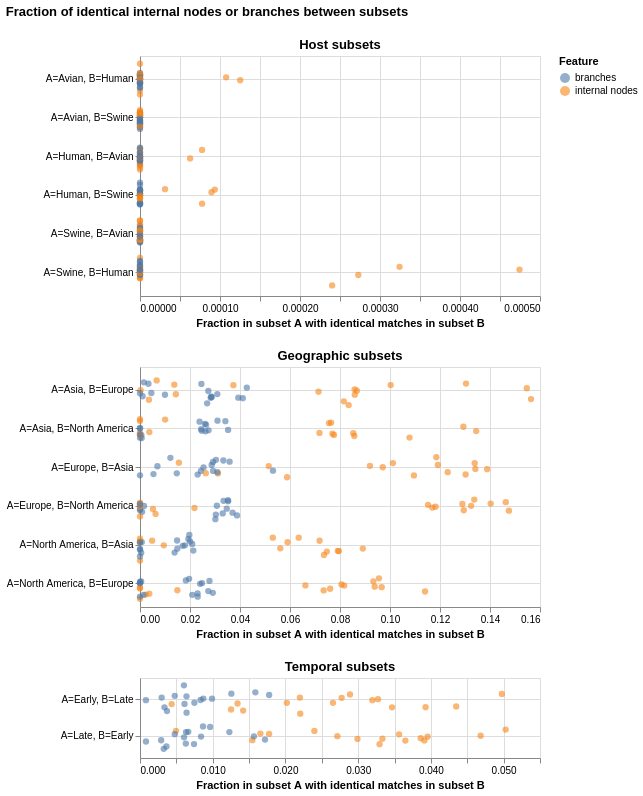

The notebook cell this image was saved under:
### Markdown cell above
## Swarm plots of overlap fractions by subset pair

### Code cell
# Melt so frac_a_shared and frac_b_shared become rows
melted = overlap_df.melt(
    id_vars=['subset_type', 'segment', 'subtype', 'subset_a', 'subset_b', 'feature'],
    value_vars=['frac_a_shared', 'frac_b_shared'],
    var_name='direction',
    value_name='fraction_shared',
)
melted['label'] = melted.apply(
    lambda r: f"A={r['subset_a']}, B={r['subset_b']}"
    if r['direction'] == 'frac_a_shared'
    else f"A={r['subset_b']}, B={r['subset_a']}",
    axis=1,
)

charts = []
for subset_type in overlap_df['subset_type'].unique():
    sub = melted[melted['subset_type'] == subset_type]

    chart = (
        alt.Chart(sub, title=f'{subset_type} subsets')
        .mark_circle(size=40, opacity=0.6)
        .encode(
            x=alt.X('fraction_shared:Q', title='Fraction in subset A with identical matches in subset B'),
            y=alt.Y('label:N', title=None, axis=alt.Axis(grid=True)),
            color=alt.Color('feature:N', title='Feature'),
            tooltip=[
                alt.Tooltip('segment:N'),
                alt.Tooltip('subtype:N'),
                alt.Tooltip('feature:N'),
                alt.Tooltip('fraction_shared:Q', format='.4f'),
                alt.Tooltip('label:N', title='comparison'),
            ],
            yOffset='jitter:Q',
        )
        .transform_calculate(jitter='sqrt(-2*log(random()))*cos(2*PI*random())')
        .properties(width=400, height=40 * sub['label'].nunique())
    )
    charts.append(chart)

swarm_chart = alt.vconcat(
    *charts,
    title=alt.TitleParams(
        text='Fraction of identical internal nodes or branches between subsets',
        offset=20,
    ),
).resolve_scale(color='shared')

swarm_chart.save('../results/figures/subset_pcp_overlap_swarm.png', ppi=300)
swarm_chart

### Figure 1 — Vega-Lite specification as saved in the notebook (floating-point values rounded to 4 significant figures; data arrays with more than 128 entries replaced by an {"elided": "..."} marker saying what was removed)
{"config": {"view": {"continuousWidth": 300, "continuousHeight": 300}}, "vconcat": [{"data": {"name": "data-7679b70df76cd9b98c132b4d68d71660"}, "mark": {"type": "circle", "opacity": 0.6, "size": 40}, "encoding": {"color": {"field": "feature", "title": "Feature", "type": "nominal"}, "tooltip": [{"field": "segment", "type": "nominal"}, {"field": "subtype", "type": "nominal"}, {"field": "feature", "type": "nominal"}, {"field": "fraction_shared", "format": ".4f", "type": "quantitative"}, {"field": "label", "title": "comparison", "type": "nominal"}], "x": {"field": "fraction_shared", "title": "Fraction in subset A with identical matches in subset B", "type": "quantitative"}, "y": {"axis": {"grid": true}, "field": "label", "title": null, "type": "nominal"}, "yOffset": {"field": "jitter", "type": "quantitative"}}, "height": 240, "title": "Host subsets", "transform": [{"calculate": "sqrt(-2*log(random()))*cos(2*PI*random())", "as": "jitter"}], "width": 400}, {"data": {"name": "data-fd551b4482b4e8acd388629b7cc9372b"}, "mark": {"type": "circle", "opacity": 0.6, "size": 40}, "encoding": {"color": {"field": "feature", "title": "Feature", "type": "nominal"}, "tooltip": [{"field": "segment", "type": "nominal"}, {"field": "subtype", "type": "nominal"}, {"field": "feature", "type": "nominal"}, {"field": "fraction_shared", "format": ".4f", "type": "quantitative"}, {"field": "label", "title": "comparison", "type": "nominal"}], "x": {"field": "fraction_shared", "title": "Fraction in subset A with identical matches in subset B", "type": "quantitative"}, "y": {"axis": {"grid": true}, "field": "label", "title": null, "type": "nominal"}, "yOffset": {"field": "jitter", "type": "quantitative"}}, "height": 240, "title": "Geographic subsets", "transform": [{"calculate": "sqrt(-2*log(random()))*cos(2*PI*random())", "as": "jitter"}], "width": 400}, {"data": {"name": "data-25f6120082dac214aadf8d64076bc9c3"}, "mark": {"type": "circle", "opacity": 0.6, "size": 40}, "encoding": {"color": {"field": "feature", "title": "Feature", "type": "nominal"}, "tooltip": [{"field": "segment", "type": "nominal"}, {"field": "subtype", "type": "nominal"}, {"field": "feature", "type": "nominal"}, {"field": "fraction_shared", "format": ".4f", "type": "quantitative"}, {"field": "label", "title": "comparison", "type": "nominal"}], "x": {"field": "fraction_shared", "title": "Fraction in subset A with identical matches in subset B", "type": "quantitative"}, "y": {"axis": {"grid": true}, "field": "label", "title": null, "type": "nominal"}, "yOffset": {"field": "jitter", "type": "quantitative"}}, "height": 80, "title": "Temporal subsets", "transform": [{"calculate": "sqrt(-2*log(random()))*cos(2*PI*random())", "as": "jitter"}], "width": 400}], "resolve": {"scale": {"color": "shared"}}, "title": {"text": "Fraction of identical internal nodes or branches between subsets", "offset": 20}, "$schema": "https://vega.github.io/schema/vega-lite/v6.1.0.json", "datasets": {"data-7679b70df76cd9b98c132b4d68d71660": {"elided": "176 records"}, "data-fd551b4482b4e8acd388629b7cc9372b": {"elided": "192 records"}, "data-25f6120082dac214aadf8d64076bc9c3": [{"subset_type": "Temporal", "segment": "PB2", "subtype": "all", "subset_a": "Early", "subset_b": "Late", "feature": "internal nodes", "direction": "frac_a_shared", "fraction_shared": 0.01341, "label": "A=Early, B=Late"}, {"subset_type": "Temporal", "segment": "PB2", "subtype": "all", "subset_a": "Early", "subset_b": "Late", "feature": "branches", "direction": "frac_a_shared", "fraction_shared": 0.003367, "label": "A=Early, B=Late"}, {"subset_type": "Temporal", "segment": "PB1", "subtype": "all", "subset_a": "Early", "subset_b": "Late", "feature": "internal nodes", "direction": "frac_a_shared", "fraction_shared": 0.01252, "label": "A=Early, B=Late"}, {"subset_type": "Temporal", "segment": "PB1", "subtype": "all", "subset_a": "Early", "subset_b": "Late", "feature": "branches", "direction": "frac_a_shared", "fraction_shared": 0.002979, "label": "A=Early, B=Late"}, {"subset_type": "Temporal", "segment": "PA", "subtype": "all", "subset_a": "Early", "subset_b": "Late", "feature": "internal nodes", "direction": "frac_a_shared", "fraction_shared": 0.01418, "label": "A=Early, B=Late"}, {"subset_type": "Temporal", "segment": "PA", "subtype": "all", "subset_a": "Early", "subset_b": "Late", "feature": "branches", "direction": "frac_a_shared", "fraction_shared": 0.003714, "label": "A=Early, B=Late"}, {"subset_type": "Temporal", "segment": "HA", "subtype": "H1", "subset_a": "Early", "subset_b": "Late", "feature": "internal nodes", "direction": "frac_a_shared", "fraction_shared": 0.02204, "label": "A=Early, B=Late"}, {"subset_type": "Temporal", "segment": "HA", "subtype": "H1", "subset_a": "Early", "subset_b": "Late", "feature": "branches", "direction": "frac_a_shared", "fraction_shared": 0.006404, "label": "A=Early, B=Late"}, {"subset_type": "Temporal", "segment": "HA", "subtype": "H3", "subset_a": "Early", "subset_b": "Late", "feature": "internal nodes", "direction": "frac_a_shared", "fraction_shared": 0.004349, "label": "A=Early, B=Late"}, {"subset_type": "Temporal", "segment": "HA", "subtype": "H3", "subset_a": "Early", "subset_b": "Late", "feature": "branches", "direction": "frac_a_shared", "fraction_shared": 0.0008141, "label": "A=Early, B=Late"}, {"subset_type": "Temporal", "segment": "HA", "subtype": "H5", "subset_a": "Early", "subset_b": "Late", "feature": "internal nodes", "direction": "frac_a_shared", "fraction_shared": 0.02773, "label": "A=Early, B=Late"}, {"subset_type": "Temporal", "segment": "HA", "subtype": "H5", "subset_a": "Early", "subset_b": "Late", "feature": "branches", "direction": "frac_a_shared", "fraction_shared": 0.009901, "label": "A=Early, B=Late"}, {"subset_type": "Temporal", "segment": "HA", "subtype": "H7", "subset_a": "Early", "subset_b": "Late", "feature": "internal nodes", "direction": "frac_a_shared", "fraction_shared": 0.03195, "label": "A=Early, B=Late"}, {"subset_type": "Temporal", "segment": "HA", "subtype": "H7", "subset_a": "Early", "subset_b": "Late", "feature": "branches", "direction": "frac_a_shared", "fraction_shared": 0.008321, "label": "A=Early, B=Late"}, {"subset_type": "Temporal", "segment": "HA", "subtype": "H9", "subset_a": "Early", "subset_b": "Late", "feature": "internal nodes", "direction": "frac_a_shared", "fraction_shared": 0.03927, "label": "A=Early, B=Late"}, {"subset_type": "Temporal", "segment": "HA", "subtype": "H9", "subset_a": "Early", "subset_b": "Late", "feature": "branches", "direction": "frac_a_shared", "fraction_shared": 0.01256, "label": "A=Early, B=Late"}, {"subset_type": "Temporal", "segment": "NP", "subtype": "all", "subset_a": "Early", "subset_b": "Late", "feature": "internal nodes", "direction": "frac_a_shared", "fraction_shared": 0.02199, "label": "A=Early, B=Late"}, {"subset_type": "Temporal", "segment": "NP", "subtype": "all", "subset_a": "Early", "subset_b": "Late", "feature": "branches", "direction": "frac_a_shared", "fraction_shared": 0.006039, "label": "A=Early, B=Late"}, {"subset_type": "Temporal", "segment": "NA", "subtype": "N1", "subset_a": "Early", "subset_b": "Late", "feature": "internal nodes", "direction": "frac_a_shared", "fraction_shared": 0.03272, "label": "A=Early, B=Late"}, {"subset_type": "Temporal", "segment": "NA", "subtype": "N1", "subset_a": "Early", "subset_b": "Late", "feature": "branches", "direction": "frac_a_shared", "fraction_shared": 0.008707, "label": "A=Early, B=Late"}, {"subset_type": "Temporal", "segment": "NA", "subtype": "N2", "subset_a": "Early", "subset_b": "Late", "feature": "internal nodes", "direction": "frac_a_shared", "fraction_shared": 0.02019, "label": "A=Early, B=Late"}, {"subset_type": "Temporal", "segment": "NA", "subtype": "N2", "subset_a": "Early", "subset_b": "Late", "feature": "branches", "direction": "frac_a_shared", "fraction_shared": 0.004774, "label": "A=Early, B=Late"}, {"subset_type": "Temporal", "segment": "NA", "subtype": "N6", "subset_a": "Early", "subset_b": "Late", "feature": "internal nodes", "direction": "frac_a_shared", "fraction_shared": 0.04975, "label": "A=Early, B=Late"}, {"subset_type": "Temporal", "segment": "NA", "subtype": "N6", "subset_a": "Early", "subset_b": "Late", "feature": "branches", "direction": "frac_a_shared", "fraction_shared": 0.01586, "label": "A=Early, B=Late"}, {"subset_type": "Temporal", "segment": "NA", "subtype": "N8", "subset_a": "Early", "subset_b": "Late", "feature": "internal nodes", "direction": "frac_a_shared", "fraction_shared": 0.04348, "label": "A=Early, B=Late"}, {"subset_type": "Temporal", "segment": "NA", "subtype": "N8", "subset_a": "Early", "subset_b": "Late", "feature": "branches", "direction": "frac_a_shared", "fraction_shared": 0.01776, "label": "A=Early, B=Late"}, {"subset_type": "Temporal", "segment": "NA", "subtype": "N9", "subset_a": "Early", "subset_b": "Late", "feature": "internal nodes", "direction": "frac_a_shared", "fraction_shared": 0.03465, "label": "A=Early, B=Late"}, {"subset_type": "Temporal", "segment": "NA", "subtype": "N9", "subset_a": "Early", "subset_b": "Late", "feature": "branches", "direction": "frac_a_shared", "fraction_shared": 0.007479, "label": "A=Early, B=Late"}, {"subset_type": "Temporal", "segment": "MP", "subtype": "all", "subset_a": "Early", "subset_b": "Late", "feature": "internal nodes", "direction": "frac_a_shared", "fraction_shared": 0.02888, "label": "A=Early, B=Late"}, {"subset_type": "Temporal", "segment": "MP", "subtype": "all", "subset_a": "Early", "subset_b": "Late", "feature": "branches", "direction": "frac_a_shared", "fraction_shared": 0.006396, "label": "A=Early, B=Late"}, {"subset_type": "Temporal", "segment": "NS", "subtype": "all", "subset_a": "Early", "subset_b": "Late", "feature": "internal nodes", "direction": "frac_a_shared", "fraction_shared": 0.02653, "label": "A=Early, B=Late"}, {"subset_type": "Temporal", "segment": "NS", "subtype": "all", "subset_a": "Early", "subset_b": "Late", "feature": "branches", "direction": "frac_a_shared", "fraction_shared": 0.00612, "label": "A=Early, B=Late"}, {"subset_type": "Temporal", "segment": "PB2", "subtype": "all", "subset_a": "Early", "subset_b": "Late", "feature": "internal nodes", "direction": "frac_b_shared", "fraction_shared": 0.01656, "label": "A=Late, B=Early"}, {"subset_type": "Temporal", "segment": "PB2", "subtype": "all", "subset_a": "Early", "subset_b": "Late", "feature": "branches", "direction": "frac_b_shared", "fraction_shared": 0.003261, "label": "A=Late, B=Early"}, {"subset_type": "Temporal", "segment": "PB1", "subtype": "all", "subset_a": "Early", "subset_b": "Late", "feature": "internal nodes", "direction": "frac_b_shared", "fraction_shared": 0.01545, "label": "A=Late, B=Early"}, {"subset_type": "Temporal", "segment": "PB1", "subtype": "all", "subset_a": "Early", "subset_b": "Late", "feature": "branches", "direction": "frac_b_shared", "fraction_shared": 0.002909, "label": "A=Late, B=Early"}, {"subset_type": "Temporal", "segment": "PA", "subtype": "all", "subset_a": "Early", "subset_b": "Late", "feature": "internal nodes", "direction": "frac_b_shared", "fraction_shared": 0.01775, "label": "A=Late, B=Early"}, {"subset_type": "Temporal", "segment": "PA", "subtype": "all", "subset_a": "Early", "subset_b": "Late", "feature": "branches", "direction": "frac_b_shared", "fraction_shared": 0.003629, "label": "A=Late, B=Early"}, {"subset_type": "Temporal", "segment": "HA", "subtype": "H1", "subset_a": "Early", "subset_b": "Late", "feature": "internal nodes", "direction": "frac_b_shared", "fraction_shared": 0.02714, "label": "A=Late, B=Early"}, {"subset_type": "Temporal", "segment": "HA", "subtype": "H1", "subset_a": "Early", "subset_b": "Late", "feature": "branches", "direction": "frac_b_shared", "fraction_shared": 0.006329, "label": "A=Late, B=Early"}, {"subset_type": "Temporal", "segment": "HA", "subtype": "H3", "subset_a": "Early", "subset_b": "Late", "feature": "internal nodes", "direction": "frac_b_shared", "fraction_shared": 0.004947, "label": "A=Late, B=Early"}, {"subset_type": "Temporal", "segment": "HA", "subtype": "H3", "subset_a": "Early", "subset_b": "Late", "feature": "branches", "direction": "frac_b_shared", "fraction_shared": 0.0008212, "label": "A=Late, B=Early"}, {"subset_type": "Temporal", "segment": "HA", "subtype": "H5", "subset_a": "Early", "subset_b": "Late", "feature": "internal nodes", "direction": "frac_b_shared", "fraction_shared": 0.03562, "label": "A=Late, B=Early"}, {"subset_type": "Temporal", "segment": "HA", "subtype": "H5", "subset_a": "Early", "subset_b": "Late", "feature": "branches", "direction": "frac_b_shared", "fraction_shared": 0.009642, "label": "A=Late, B=Early"}, {"subset_type": "Temporal", "segment": "HA", "subtype": "H7", "subset_a": "Early", "subset_b": "Late", "feature": "internal nodes", "direction": "frac_b_shared", "fraction_shared": 0.03333, "label": "A=Late, B=Early"}, {"subset_type": "Temporal", "segment": "HA", "subtype": "H7", "subset_a": "Early", "subset_b": "Late", "feature": "branches", "direction": "frac_b_shared", "fraction_shared": 0.008391, "label": "A=Late, B=Early"}, {"subset_type": "Temporal", "segment": "HA", "subtype": "H9", "subset_a": "Early", "subset_b": "Late", "feature": "internal nodes", "direction": "frac_b_shared", "fraction_shared": 0.0386, "label": "A=Late, B=Early"}, {"subset_type": "Temporal", "segment": "HA", "subtype": "H9", "subset_a": "Early", "subset_b": "Late", "feature": "branches", "direction": "frac_b_shared", "fraction_shared": 0.01229, "label": "A=Late, B=Early"}, {"subset_type": "Temporal", "segment": "NP", "subtype": "all", "subset_a": "Early", "subset_b": "Late", "feature": "internal nodes", "direction": "frac_b_shared", "fraction_shared": 0.0299, "label": "A=Late, B=Early"}, {"subset_type": "Temporal", "segment": "NP", "subtype": "all", "subset_a": "Early", "subset_b": "Late", "feature": "branches", "direction": "frac_b_shared", "fraction_shared": 0.006052, "label": "A=Late, B=Early"}, {"subset_type": "Temporal", "segment": "NA", "subtype": "N1", "subset_a": "Early", "subset_b": "Late", "feature": "internal nodes", "direction": "frac_b_shared", "fraction_shared": 0.03954, "label": "A=Late, B=Early"}, {"subset_type": "Temporal", "segment": "NA", "subtype": "N1", "subset_a": "Early", "subset_b": "Late", "feature": "branches", "direction": "frac_b_shared", "fraction_shared": 0.008663, "label": "A=Late, B=Early"}, {"subset_type": "Temporal", "segment": "NA", "subtype": "N2", "subset_a": "Early", "subset_b": "Late", "feature": "internal nodes", "direction": "frac_b_shared", "fraction_shared": 0.02398, "label": "A=Late, B=Early"}, {"subset_type": "Temporal", "segment": "NA", "subtype": "N2", "subset_a": "Early", "subset_b": "Late", "feature": "branches", "direction": "frac_b_shared", "fraction_shared": 0.004781, "label": "A=Late, B=Early"}, {"subset_type": "Temporal", "segment": "NA", "subtype": "N6", "subset_a": "Early", "subset_b": "Late", "feature": "internal nodes", "direction": "frac_b_shared", "fraction_shared": 0.04684, "label": "A=Late, B=Early"}, {"subset_type": "Temporal", "segment": "NA", "subtype": "N6", "subset_a": "Early", "subset_b": "Late", "feature": "branches", "direction": "frac_b_shared", "fraction_shared": 0.01567, "label": "A=Late, B=Early"}, {"subset_type": "Temporal", "segment": "NA", "subtype": "N8", "subset_a": "Early", "subset_b": "Late", "feature": "internal nodes", "direction": "frac_b_shared", "fraction_shared": 0.05028, "label": "A=Late, B=Early"}, {"subset_type": "Temporal", "segment": "NA", "subtype": "N8", "subset_a": "Early", "subset_b": "Late", "feature": "branches", "direction": "frac_b_shared", "fraction_shared": 0.01719, "label": "A=Late, B=Early"}, {"subset_type": "Temporal", "segment": "NA", "subtype": "N9", "subset_a": "Early", "subset_b": "Late", "feature": "internal nodes", "direction": "frac_b_shared", "fraction_shared": 0.03294, "label": "A=Late, B=Early"}, {"subset_type": "Temporal", "segment": "NA", "subtype": "N9", "subset_a": "Early", "subset_b": "Late", "feature": "branches", "direction": "frac_b_shared", "fraction_shared": 0.007431, "label": "A=Late, B=Early"}, {"subset_type": "Temporal", "segment": "MP", "subtype": "all", "subset_a": "Early", "subset_b": "Late", "feature": "internal nodes", "direction": "frac_b_shared", "fraction_shared": 0.03911, "label": "A=Late, B=Early"}, {"subset_type": "Temporal", "segment": "MP", "subtype": "all", "subset_a": "Early", "subset_b": "Late", "feature": "branches", "direction": "frac_b_shared", "fraction_shared": 0.006633, "label": "A=Late, B=Early"}, {"subset_type": "Temporal", "segment": "NS", "subtype": "all", "subset_a": "Early", "subset_b": "Late", "feature": "internal nodes", "direction": "frac_b_shared", "fraction_shared": 0.03649, "label": "A=Late, B=Early"}, {"subset_type": "Temporal", "segment": "NS", "subtype": "all", "subset_a": "Early", "subset_b": "Late", "feature": "branches", "direction": "frac_b_shared", "fraction_shared": 0.006303, "label": "A=Late, B=Early"}]}}
